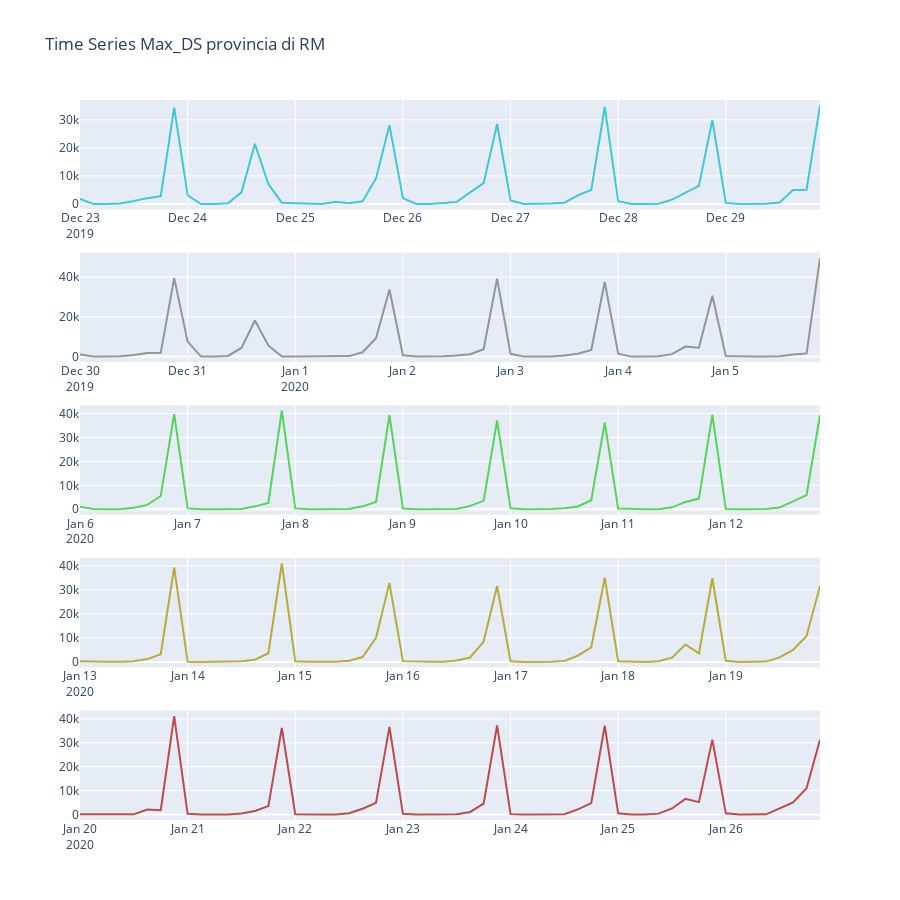

This figure's notebook cell:
### Code cell
import plotly.graph_objs as go

#time series by 3 hours
trace1 = go.Scatter(x = df_rm_3H_week1.index, y = df_rm_3H_week1, name = "SUM(MAX_DS)", line = dict(color = '#17BECF'), opacity = 0.8)
trace2 = go.Scatter(x = df_rm_3H_week2.index ,y = df_rm_3H_week2, name = "SUM(MAX_DS)", line = dict(color = '#7F7F7F'), opacity = 0.8)
trace3 = go.Scatter(x = df_rm_3H_week3.index ,y = df_rm_3H_week3, name = "SUM(MAX_DS)", line = dict(color ='#32CD32'), opacity = 0.8)
trace4 = go.Scatter(x = df_rm_3H_week4.index ,y = df_rm_3H_week4, name = "SUM(MAX_DS)", line = dict(color ='#AD9B0C'), opacity = 0.8)
trace5 = go.Scatter(x = df_rm_3H_week5.index ,y = df_rm_3H_week5, name = "SUM(MAX_DS)", line = dict(color ='#B22222'), opacity = 0.8)

fig = tools.make_subplots(rows=5, cols=1, specs=[[{}], [{}], [{}], [{}], [{}]])

fig.append_trace(trace1, 1,1)
fig.append_trace(trace2, 2,1)
fig.append_trace(trace3, 3,1)
fig.append_trace(trace4, 4,1)
fig.append_trace(trace5, 5,1)

fig['layout'].update( height=900,title='Time Series Max_DS provincia di RM', showlegend=False)

fig.show()
